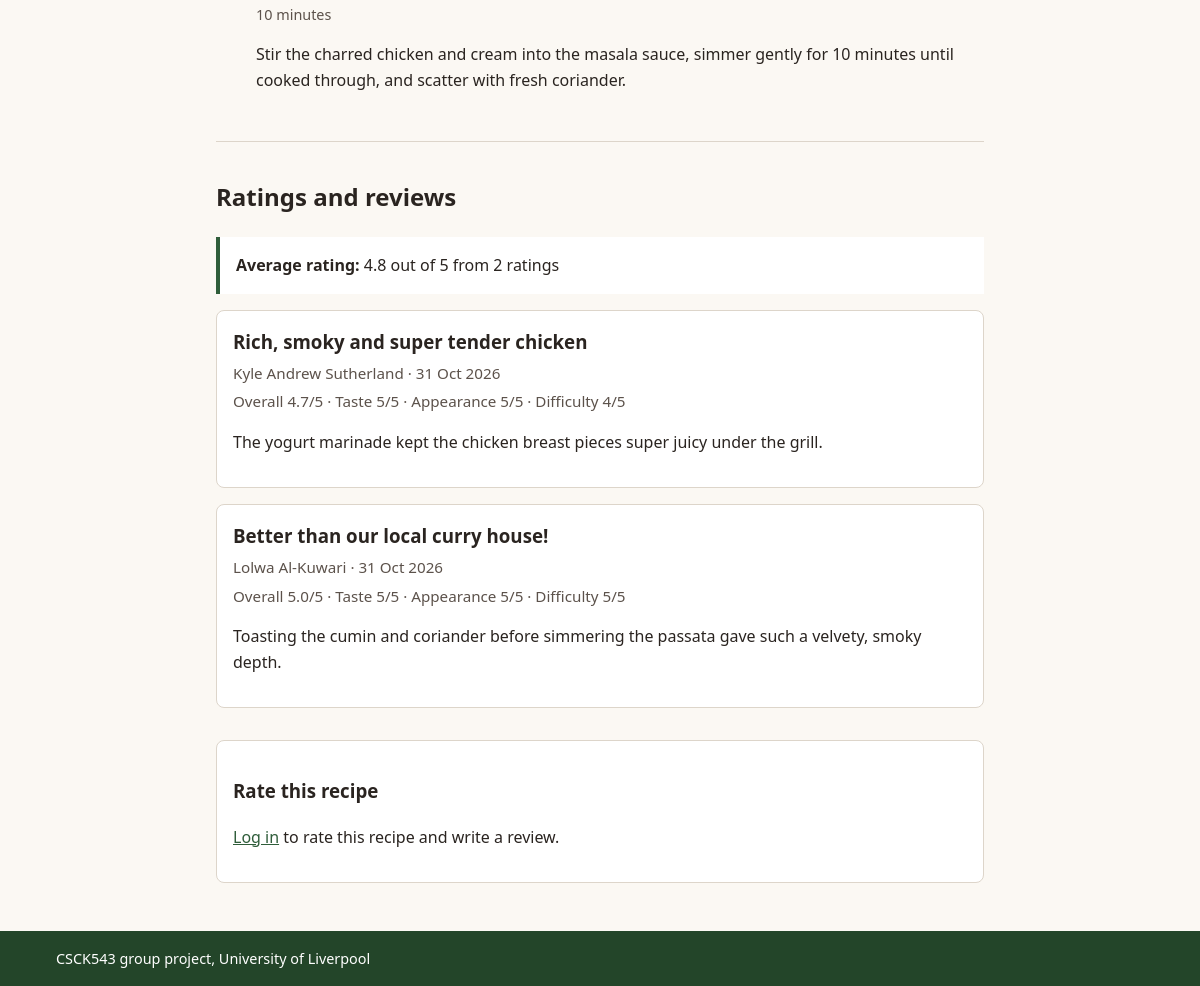
The page /recipe.php?id=9 (lower part) on the database as committed earlier.
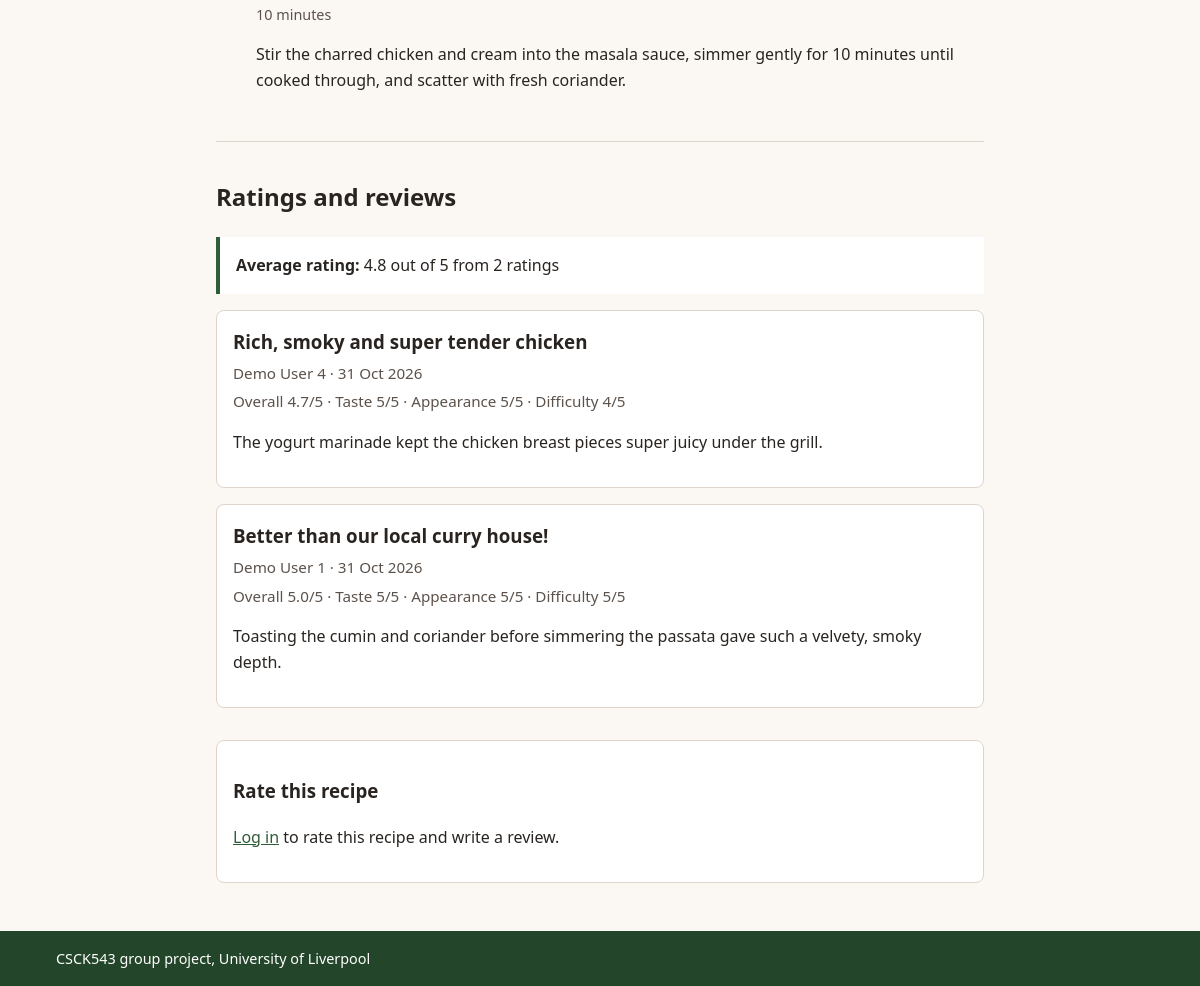
The same page on the database as committed later.
### tables this page shows
CREATE TABLE `recipe_ratings` (
  `rating_id` INT UNSIGNED NOT NULL AUTO_INCREMENT,
  `recipe_id` INT UNSIGNED NOT NULL,
  `user_id` INT UNSIGNED NOT NULL,
  `taste_rating` TINYINT UNSIGNED NOT NULL CHECK (`taste_rating` BETWEEN 1 AND 5),
  `aesthetics_rating` TINYINT UNSIGNED NOT NULL CHECK (`aesthetics_rating` BETWEEN 1 AND 5),
  `difficulty_rating` TINYINT UNSIGNED NOT NULL CHECK (`difficulty_rating` BETWEEN 1 AND 5),
  `overall_rating` DECIMAL(3,2) NOT NULL,
  `review_title` VARCHAR(120) NOT NULL,
  `review_comment` TEXT NOT NULL,
  `created_at` DATETIME NOT NULL DEFAULT CURRENT_TIMESTAMP,
  PRIMARY KEY (`rating_id`),
  UNIQUE KEY `uq_recipe_user_rating` (`recipe_id`, `user_id`),
  KEY `idx_rr_recipe` (`recipe_id`),
  KEY `idx_rr_overall` (`overall_rating`),
  CONSTRAINT `fk_rr_recipe` FOREIGN KEY (`recipe_id`) REFERENCES `recipes` (`recipe_id`) ON DELETE CASCADE,
  CONSTRAINT `fk_rr_user` FOREIGN KEY (`user_id`) REFERENCES `users` (`user_id`) ON DELETE CASCADE
);

CREATE TABLE `users` (
  `user_id` INT UNSIGNED NOT NULL AUTO_INCREMENT,
  `full_name` VARCHAR(100) NOT NULL,
  `email` VARCHAR(150) NOT NULL,
  `password_hash` VARCHAR(255) NOT NULL,
  `dietary_preference` VARCHAR(60) NOT NULL DEFAULT 'No Restriction',
  `cooking_skill` ENUM('Beginner', 'Intermediate', 'Advanced', 'Professional') NOT NULL DEFAULT 'Intermediate',
  `allergies` VARCHAR(255) DEFAULT 'None',
  `favourite_cuisine` VARCHAR(80) DEFAULT 'Mediterranean & British',
  `bio` TEXT DEFAULT NULL,
  `created_at` DATETIME NOT NULL DEFAULT CURRENT_TIMESTAMP,
  PRIMARY KEY (`user_id`),
  UNIQUE KEY `uq_users_email` (`email`)
);

### includes/functions.php (called while the page is built, shortened)
<?php
function e($text)
{
    return htmlspecialchars($text, ENT_QUOTES, 'UTF-8');
}

### recipe.php (the view, shortened to what the changed rows need)
<?php
require_once __DIR__ . '/includes/functions.php';
$id = filter_var($_GET['id'] ?? '', FILTER_VALIDATE_INT, ['options' => ['min_range' => 1]]);
$recipe = false;
$reviews = [];
$error = '';
if ($id !== false) {
    try {
        $pdo = getDbConnection();
        $stmt = $pdo->prepare(
            'SELECT recipe_id, title, description, image_path, total_time_mins, servings, bbc_url
             FROM recipes WHERE recipe_id = :id'
        );
        $stmt->execute([':id' => $id]);
        $recipe = $stmt->fetch();
        if ($recipe) {
            $stmt = $pdo->prepare(
                'SELECT rr.overall_rating, rr.taste_rating, rr.aesthetics_rating, rr.difficulty_rating,
                        rr.review_title, rr.review_comment, rr.created_at, u.full_name
                 FROM recipe_ratings rr
                 JOIN users u ON u.user_id = rr.user_id
                 WHERE rr.recipe_id = :id AND (rr.review_title <> \'\' OR rr.review_comment <> \'\')
                 ORDER BY rr.created_at DESC, rr.rating_id DESC'
            );
            $stmt->execute([':id' => $id]);
            $reviews = $stmt->fetchAll();
        }
    } catch (PDOException $e) {
        error_log('Recipe page query failed (SQLSTATE ' . $e->getCode() . ').');
        http_response_code(500);
        $error = 'We could not load this recipe. Please try again.';
    }
}
if ($error !== '') {
    $page_title = 'Recipe unavailable';
} elseif (!$recipe) {
    http_response_code(404);
    $page_title = 'Recipe not found';
    $error = 'This recipe does not exist.';
} else {
    $page_title = $recipe['title'];
}
require __DIR__ . '/includes/header.php';
?>
<?php if ($error !== ''): ?>
    <h1><?= e($page_title) ?></h1>
    <p class="notice notice-error" role="alert"><?= e($error) ?></p>
<?php else: ?>
    <article class="recipe-detail">
        <section class="reviews-section" aria-labelledby="reviews-heading">
            <h2 id="reviews-heading">Ratings and reviews</h2>
            <?php if (empty($reviews)): ?>
                <p>No written reviews yet.</p>
            <?php else: ?>
                <ul class="review-list">
                    <?php foreach ($reviews as $review): ?>
                        <?php $review_timestamp = strtotime((string)$review['created_at']); ?>
                        <li class="review-card">
                            <?php if ($review['review_title'] !== ''): ?>
                                <h3><?= e($review['review_title']) ?></h3>
                            <?php endif; ?>
                            <p class="review-byline">
                                <?= e($review['full_name']) ?>
                                <?php if ($review_timestamp !== false): ?>
                                    &middot; <time datetime="<?= e(date('Y-m-d', $review_timestamp)) ?>"><?= e(date('j M Y', $review_timestamp)) ?></time>
                                <?php endif; ?>
                            </p>
                            <p class="review-score">
                                Overall <?= e(number_format((float)$review['overall_rating'], 1)) ?>/5
                                &middot; Taste <?= (int)$review['taste_rating'] ?>/5
                                &middot; Appearance <?= (int)$review['aesthetics_rating'] ?>/5
                                &middot; Difficulty <?= (int)$review['difficulty_rating'] ?>/5
                            </p>
                            <p><?= nl2br(e($review['review_comment'])) ?></p>
                        </li>
                    <?php endforeach; ?>
                </ul>
            <?php endif; ?>
        </section>
    </article>
<?php endif; ?>
<?php require __DIR__ . '/includes/footer.php'; ?>

Rows that differ between the two databases and show on the page:
changed through a linked row, recipe_ratings "Rich, smoky and super tender chicken": user.full_name "Kyle Andrew Sutherland" → "Demo User 4"
changed through a linked row, recipe_ratings "Better than our local curry house!": user.full_name "Lolwa Al-Kuwari" → "Demo User 1"
